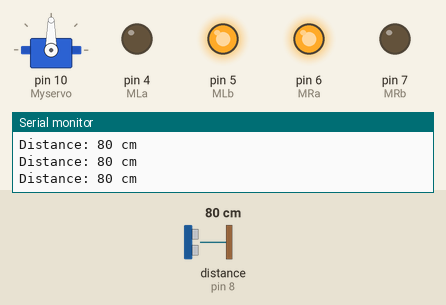
This sketch was run on a simulated Arduino Uno, built with avr-gcc and run on an emulated ATmega328P. On the bench: servo, output pins drawn as LEDs (lit = HIGH), the last lines printed to the serial monitor. Wiring (inferred from the names in the program): ultrasonic range finder: trigger pin 9; echo pin 8. Dashed ring = blinking. Inputs (shaded band) come from the test bench; at power-on: distance to the obstacle (sensor on pin 8) 80 cm. The echo pulse lasts 58.3 µs per cm; pins used as bus, display or sensor lines are not drawn.

Above: at 1.2 s.
1.3 s: distance to the obstacle (sensor on pin 8) set to 33 cm
2.8 s: distance to the obstacle (sensor on pin 8) set to 27 cm
At 3.1 s:
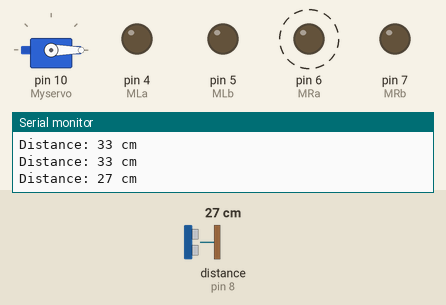
At 4.2 s:
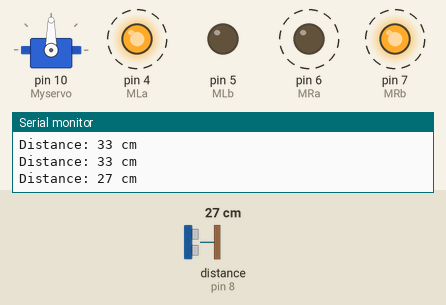
Timing chart, 0 to 11.8 s (numbered marks = the images above; inputs shaded):
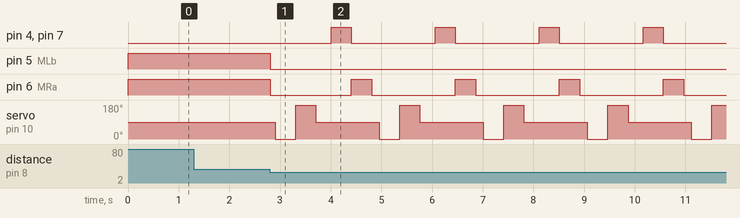

Measured:
- the behaviour switches between 31 and 30 cm on distance to the obstacle (sensor on pin 8) (found by bisection; images 0 and 1)
- after the input at 2.8 s, pin 4 (MLa), pin 7 (MRb): alternates HIGH for 0.40 s and LOW for 1.7 s, starting after 1.2 s; pin 5 (MLb): HIGH → LOW at once; pin 6 (MRa): alternates HIGH for 0.40 s and LOW for 1.7 s, starting at once; servo on pin 10 (Myservo): 90° → 0° after 0.11 s, then repeats every 2.1 s: 180° 0.40 s, 90° 1.3 s, 0° 0.40 s

The sketch:

obstacle_sketch_hardware.ino
```cpp
#include <Servo.h>

Servo Myservo;

// Motor Control Pins
#define MLa 4   // Left motor IN1
#define MLb 5   // Left motor IN2
#define MRa 6   // Right motor IN3
#define MRb 7   // Right motor IN4

// Ultrasonic Sensor Pins
#define trigPin 9
#define echoPin 8

long duration, distance;

void setup() {
  Serial.begin(9600);

  // Motor pins as output
  pinMode(MLa, OUTPUT);
  pinMode(MLb, OUTPUT);
  pinMode(MRa, OUTPUT);
  pinMode(MRb, OUTPUT);

  // Ultrasonic pins
  pinMode(trigPin, OUTPUT);
  pinMode(echoPin, INPUT);

  // Servo
  Myservo.attach(10);
  Myservo.write(90);  // center position
}

void loop() {
  distance = getDistance();
  Serial.print("Distance: ");
  Serial.print(distance);
  Serial.println(" cm");

  if (distance > 30) {
    moveForward();  // Path clear, move straight
  } else if (distance <= 30 && distance > 0) {
    stopBot();
    delay(100);

    scanSurroundings();  // Turn servo left and right
    moveBackward();
    delay(400);

    turnLeft();  // Change direction
    delay(400);

    stopBot();


  }

  delay(50);
}

// === Distance Measuring Function ===
long getDistance() {
  digitalWrite(trigPin, LOW);
  delayMicroseconds(2);

  digitalWrite(trigPin, HIGH);
  delayMicroseconds(10);
  digitalWrite(trigPin, LOW);

  duration = pulseIn(echoPin, HIGH);
  return duration / 58.2;  // Convert to cm
}

// === Movement Functions ===

void moveForward() {
  digitalWrite(MLa, LOW);
  digitalWrite(MLb, HIGH);

  digitalWrite(MRa, HIGH);
  digitalWrite(MRb, LOW);
}

void moveBackward() {
  digitalWrite(MLa, HIGH);
  digitalWrite(MLb, LOW);

  digitalWrite(MRa, LOW);
  digitalWrite(MRb, HIGH);
}

void turnLeft() {
  digitalWrite(MLa, LOW);
  digitalWrite(MLb, LOW);   // Left motor off

  digitalWrite(MRa, HIGH);
  digitalWrite(MRb, LOW);   // Right motor on
}

void stopBot() {
  digitalWrite(MLa, LOW);
  digitalWrite(MLb, LOW);
  digitalWrite(MRa, LOW);
  digitalWrite(MRb, LOW);
}

void scanSurroundings() {
  Myservo.write(0);    // Look left
  delay(400);
  Myservo.write(180);  // Look right
  delay(400);
  Myservo.write(90);   // Center again
  delay(300);
}
```
